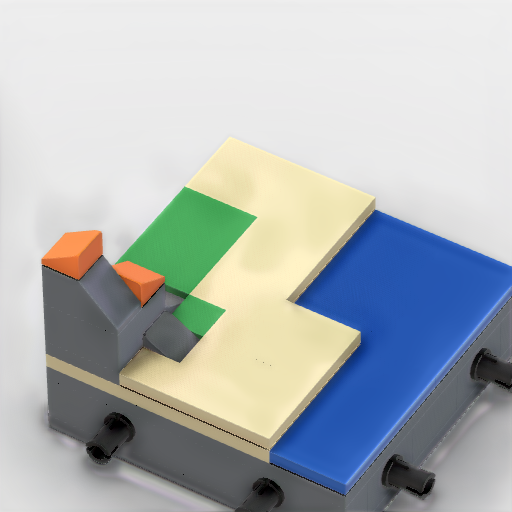
#> input picture data/neuralshade/nstest/expected.png, 512 x 512 px
$ python -i picture.py   (imports and definitions only)
#> lines starting #> are read from the running program, lines starting #| are printed output that depends on the picture; after the words box and inside, x2 and y2 are one past the last pixel; in counts of white or black regions, pixels touching at a corner belong together
#> further down, picture is the input picture: shape (512, 512, 3); mean B, G, R 183.4, 181.7, 175.5
### python/booklet_mpd/stepimage.py
"""Isolate the main model in a booklet step picture.

Pictures hold the model on a flat background, often beside a pale-yellow sub-step panel
(numbered sub-builds), red arrows and a thin black connector line. The mask keeps the
model and any floating new part, and drops the background, panel contents and arrows.
"""
from __future__ import annotations

import cv2
import numpy as np


def _background(rgb: np.ndarray) -> np.ndarray:
    # Tightly cropped dark parts/sub-builds (e.g. black cones on cream panels) can have >50% dark
    # pixels while all 4 corners are pure page/panel paper. Prefer agreeing light corners first!
    if rgb.shape[0] >= 4 and rgb.shape[1] >= 4:
        corners = rgb[[0, 0, -1, -1], [0, -1, 0, -1]].astype(float)
        best_grp = []
        for i in range(4):
            grp = [corners[j] for j in range(4) if float(np.linalg.norm(corners[j] - corners[i])) <= 24.0]
            if len(grp) > len(best_grp):
                best_grp = grp
        if len(best_grp) >= 3:
            med = np.median(best_grp, axis=0)
            if float(med.mean()) >= 150.0:
                return med
    quantised = (rgb // 8).reshape(-1, 3)
    values, counts = np.unique(quantised, axis=0, return_counts=True)
    return values[counts.argmax()].astype(float) * 8 + 4


def _components(mask: np.ndarray):
    count, labels, stats, _ = cv2.connectedComponentsWithStats(mask.astype(np.uint8), connectivity=8)
    return count, labels, stats


# [46 lines left out: functions fill_holes, _foreground, not called in this run]


def model_mask(rgb: np.ndarray, tolerance: float = 30.0, min_fraction: float = 0.0015) -> np.ndarray:
    return _foreground(rgb, tolerance, min_fraction)


# [15 lines left out: functions largest_component, model_components, not called in this run]

### python/booklet_mpd/solver/picture.py
"""Step picture evidence: foreground, arrows, and per-pixel colour classes.

Booklet renders shade each face (top lighter, sides darker) and outline parts in black, so a
pixel is compared with a palette colour up to a brightness factor (clamped), and dark outline
pixels are left unclassified unless the palette itself holds a dark colour that explains them.
"""
from __future__ import annotations

import os
import re
from dataclasses import dataclass
from functools import lru_cache
from pathlib import Path

import cv2
import numpy as np

from ..stepimage import _background, _foreground, fill_holes

LDCONFIG = Path(__file__).resolve().parents[3] / "public/ldraw/LDConfig.ldr"
_COLOUR = re.compile(r"!COLOUR\s+(\S+)\s+CODE\s+(\d+)\s+VALUE\s+#([0-9A-Fa-f]{6})")
UNKNOWN = -2
INK = 45
WORKING_PX_PER_LDU = 1.1
BACKGROUND = -1


# [9 lines left out: function ldraw_colours, not called in this run]


def colour_rgb(code: int) -> tuple[int, int, int]:
    return ldraw_colours().get(code, (128, 128, 128))


def _extract_arrows_for_mask(mask: np.ndarray, rgb: np.ndarray, p: np.ndarray, size: int, length: int) -> np.ndarray:
    """Extract thin assembly-arrow strokes + arrowheads from a single colour mask (red or green)."""
    if not mask.any():
        return np.zeros(mask.shape, dtype=np.uint8)
    blobs = cv2.morphologyEx(mask, cv2.MORPH_OPEN, cv2.getStructuringElement(cv2.MORPH_ELLIPSE, (size, size)))
    thin = mask & ~blobs
    if STRICT_ARROWS and thin.any():
        # Arrows are drawn directly on the page WITHOUT a black outline; bricks are ALWAYS enclosed
        # by a 1-2 px dark outline! Use dark-outline-blocked geodesic dilation to bridge 1-2 px
        # anti-aliasing halos around thin shafts, AND reject any stroke heavily bordered by black outlines.
        page = np.linalg.norm(p - _background(rgb), axis=-1) < 16
        dark_wall = rgb.max(-1) < 95
        dark_outline = rgb.max(-1) < 60
        k3 = np.ones((3, 3), np.uint8)
        dark_adj = cv2.dilate(dark_outline.astype(np.uint8), k3).astype(bool)
        p1 = cv2.dilate(page.astype(np.uint8), k3).astype(bool) & ~dark_wall
        p2 = cv2.dilate(p1.astype(np.uint8), k3).astype(bool) & ~dark_wall
        on_page = cv2.dilate(p2.astype(np.uint8), k3).astype(bool) & ~dark_wall
        thin_conn = cv2.morphologyEx(thin, cv2.MORPH_CLOSE, k3)
        count, labels, stats, _ = cv2.connectedComponentsWithStats(thin_conn, connectivity=8)
        keep = np.zeros(count, bool)
        for i in range(1, count):
            if max(stats[i][2], stats[i][3]) >= length:
                comp = labels == i
                if on_page[comp].mean() >= 0.25 and dark_adj[comp].mean() < 0.45:
                    keep[i] = True
        thin = (keep[labels] & (thin_conn > 0)).astype(np.uint8)
        # Every arrow ends in a head, too thick for the opening to remove: a blob touching a kept stroke
        # that is small next to it is that head (a brick the tip points at is much bigger)
        if thin.any():
            touch = cv2.dilate(thin, np.ones((5, 5), np.uint8)).astype(bool)
            area = {i: stats[i][4] for i in range(1, count) if keep[i]}
            bcount, blabels, bstats, _ = cv2.connectedComponentsWithStats(blobs, connectivity=8)
            for j in np.unique(blabels[touch & (blabels > 0)]):
                strokes = np.unique(labels[cv2.dilate((blabels == j).astype(np.uint8), np.ones((5, 5), np.uint8)).astype(bool) & keep[labels]])
                if bstats[j][4] <= 1.2 * sum(area.get(k, 0) for k in strokes if k):
                    thin |= (blabels == j).astype(np.uint8)
    return thin


def arrow_mask(rgb: np.ndarray) -> np.ndarray:
    """Thin red and green strokes (LEGO assembly arrows): colour mask minus its morphological opening,
    then only strokes that are long and touch the page background (bridging anti-aliasing halos).
    Detects both standard LEGO red arrows and green arrows while rejecting brick faces and rims."""
    h, w = rgb.shape[:2]
#> h = 512; w = 512
    p = rgb.astype(float)
    r, g, b = p[..., 0], p[..., 1], p[..., 2]
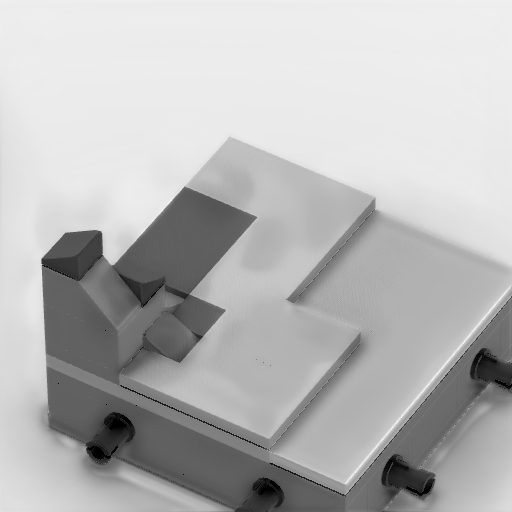
#> r: shape (512, 512) float64; min 0, max 247, mean 183.4
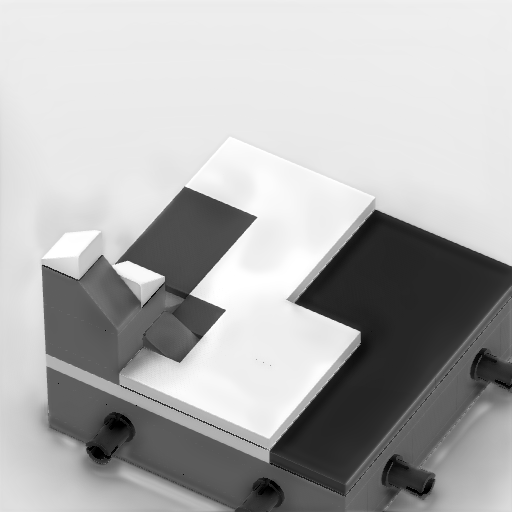
#> b: shape (512, 512) float64; min 0, max 255, mean 175.5
    red = ((r > 145) & (g < 95) & (b < 110) & (r - g > 80)).astype(np.uint8)
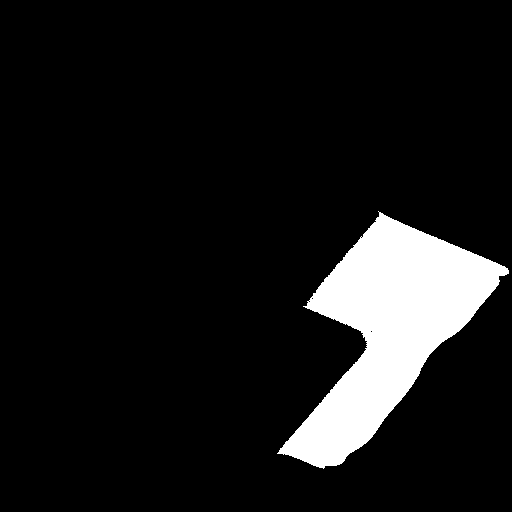
#> red: shape (512, 512); values 0 (black) and 1 (white), 9.5% white; 1 white region, box (x1, y1, x2, y2) and area: (277, 211, 509, 469) 24950
    # LEGO also draws vivid medium-green assembly arrows (~RGB 50, 163, 86) on many booklets
    green = ((g > 125) & (r < 95) & (b < 120) & (g - r > 65) & (g - b > 35)).astype(np.uint8)
#> green: shape (512, 512); values 0 (black) and 1 (white), 2.1% white; 71 white regions (69 under 20 px), largest, box (x1, y1, x2, y2) and area: (119, 190, 243, 294) 4582, (178, 295, 213, 336) 859
    # Fixed 5-px ellipse removes brick faces/plates (which are >=5 px thick) while preserving thin arrow shafts
    size = 5
    length = max(7, int(0.05 * min(h, w)))
#> length = 25
    thin = _extract_arrows_for_mask(red, rgb, p, size, length) | _extract_arrows_for_mask(green, rgb, p, size, length)
#> in _extract_arrows_for_mask, `blobs = cv2.morphologyEx(mask, cv2.MORPH_OPEN, cv2.getStructuringEleme..`: blobs: shape (512, 512); values 0 (black) and 1 (white), 9.5% white; 1 white region, box (x1, y1, x2, y2) and area: (279, 213, 509, 468) 24902
#> in _extract_arrows_for_mask, `thin = mask & ~blobs`: thin: shape (512, 512); values 0 (black) and 1 (white), 0.02% white in thin lines or dots, all inside (x1, y1, x2, y2) = (277, 211, 505, 469)
#> in _background, `corners = rgb[[0, 0, -1, -1], [0, -1, 0, -1]].astype(float)`: corners = [[239, 239, 240], [240, 241, 240], [225, 225, 225], [217, 217, 217]]
#> the loop in _background, `for i in range(4):` made 4 passes
#> best_grp on pass 1: [[239, 239, 240], [240, 241, 240]]
#> grp on passes 2 to 4: [[239, 239, 240], [240, 241, 240]], [[225, 225, 225], [217, 217, 217]], [[225, 225, 225], [217, 217, 217]]
#> in _background, `values, counts = np.unique(quantised, axis=0, return_counts=True)`: values = 1123 rows, first 8: [0, 0, 0], [0, 0, 1], [0, 0, 2], [0, 1, 0], [0, 1, 1], [0, 1, 2], [0, 1, 3], [1, 0, 0]; counts = 1123 values, max 87136 at index 1115, min 1 at index 2, mean 233.4
#> in _extract_arrows_for_mask, `page = np.linalg.norm(p - _background(rgb), axis=-1) < 16`: page: shape (512, 512) bool; 37.2% white; 5 white regions (3 under 20 px), largest, box (x1, y1, x2, y2) and area: (0, 0, 512, 262) 97033, (23, 270, 42, 322) 533
#> in _extract_arrows_for_mask, `dark_wall = rgb.max(-1) < 95`: dark_wall: shape (512, 512) bool; 6.5% white; 67 white regions (55 under 20 px), largest, box (x1, y1, x2, y2) and area: (50, 395, 366, 512) 10722, (379, 454, 435, 511) 1703, (469, 348, 512, 401) 1438
#> in _extract_arrows_for_mask, `dark_outline = rgb.max(-1) < 60`: dark_outline: shape (512, 512) bool; 1.9% white; 79 white regions (70 under 20 px), largest, box (x1, y1, x2, y2) and area: (86, 412, 136, 464) 1386, (382, 454, 435, 496) 1131, (470, 348, 512, 389) 990
#> in _extract_arrows_for_mask, `dark_adj = cv2.dilate(dark_outline.astype(np.uint8), k3).astype(bool)`: dark_adj: shape (512, 512) bool; 2.7% white; 38 white regions (25 under 20 px), largest, box (x1, y1, x2, y2) and area: (85, 411, 137, 465) 1646, (381, 453, 436, 498) 1473, (469, 347, 512, 390) 1194
#> in _extract_arrows_for_mask, `p1 = cv2.dilate(page.astype(np.uint8), k3).astype(bool) & ~dark_wall`: p1: shape (512, 512) bool; 37.7% white; 3 white regions, box (x1, y1, x2, y2) and area: (0, 0, 512, 268) 98208, (22, 269, 43, 323) 687, (141, 227, 147, 234) 29
#> in _extract_arrows_for_mask, `p2 = cv2.dilate(p1.astype(np.uint8), k3).astype(bool) & ~dark_wall`: p2: shape (512, 512) bool; 38.2% white; 1 white region, box (x1, y1, x2, y2) and area: (0, 0, 512, 324) 100167
#> in _extract_arrows_for_mask, `on_page = cv2.dilate(p2.astype(np.uint8), k3).astype(bool) & ~dark_wall`:
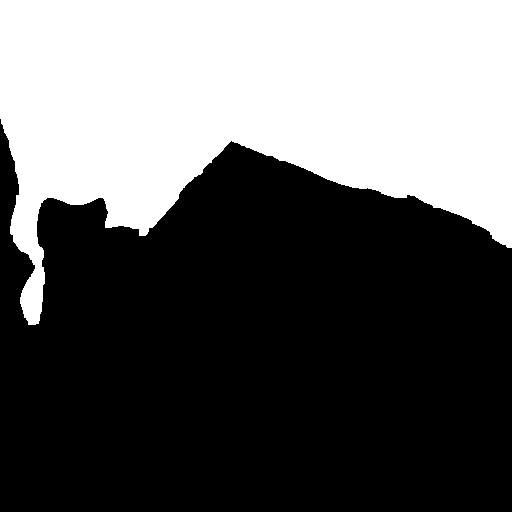
#> on_page: shape (512, 512) bool; 38.7% white; 1 white region, box (x1, y1, x2, y2) and area: (0, 0, 512, 325) 101362
#> in _extract_arrows_for_mask, `count, labels, stats, _ = cv2.connectedComponentsWithStats(thin_conn, ..`: labels: shape (512, 512) int32; 20 distinct labels, from 0 to 19
#> in _extract_arrows_for_mask, `count, labels, stats, _ = cv2.connectedComponentsWithStats(thin_conn, ..`: count = 20; stats = 20 rows, first 6: [0, 0, 512, 512, 262093], [378, 211, 5, 3, 7], [375, 220, 1, 1, 1], [360, 236, 2, 2, 2], [436, 237, 1, 1, 1], [353, 245, 1, 1, 1]
#> in _extract_arrows_for_mask, `thin = (keep[labels] & (thin_conn > 0)).astype(np.uint8)`: thin: shape (512, 512); every value is 0
#> call 2 of _extract_arrows_for_mask, with size = 5, length = 25
#> in _extract_arrows_for_mask (call 2), `blobs = cv2.morphologyEx(mask, cv2.MORPH_OPEN, cv2.getStructuringEleme..`: blobs: shape (512, 512); values 0 (black) and 1 (white), 1.4% white; 3 white regions, box (x1, y1, x2, y2) and area: (123, 238, 207, 293) 1562, (178, 190, 241, 231) 1483, (179, 295, 207, 335) 738
#> in _extract_arrows_for_mask (call 2), `thin = mask & ~blobs`:
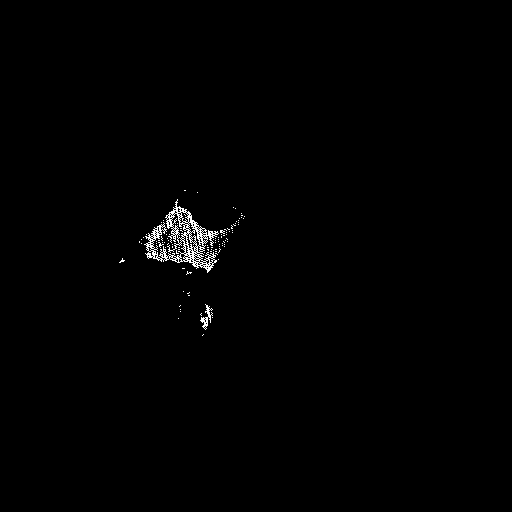
#> thin: shape (512, 512); values 0 (black) and 1 (white), 0.68% white in thin lines or dots, all inside (x1, y1, x2, y2) = (119, 190, 245, 336)
#> the loop in _background (call 2), `for i in range(4):` made 4 passes
#> in _extract_arrows_for_mask (call 2), `thin_conn = cv2.morphologyEx(thin, cv2.MORPH_CLOSE, k3)`:
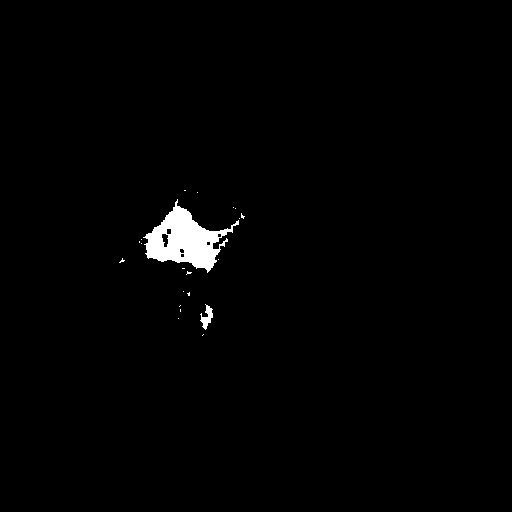
#> thin_conn: shape (512, 512); values 0 (black) and 1 (white), 1.2% white; 21 white regions (19 under 20 px), largest, box (x1, y1, x2, y2) and area: (143, 199, 239, 273) 3035, (200, 304, 213, 330) 160
#> in _extract_arrows_for_mask (call 2), `count, labels, stats, _ = cv2.connectedComponentsWithStats(thin_conn, ..`: labels: shape (512, 512) int32; 22 distinct labels, from 0 to 21
#> in _extract_arrows_for_mask (call 2), `count, labels, stats, _ = cv2.connectedComponentsWithStats(thin_conn, ..`: count = 22; stats = 22 rows, first 6: [0, 0, 512, 512, 258883], [184, 190, 2, 1, 2], [197, 192, 1, 1, 1], [143, 199, 96, 74, 3035], [233, 207, 1, 1, 1], [235, 208, 1, 1, 1]
#> the loop in _extract_arrows_for_mask (call 2), `for i in range(1, count):` made 21 passes
#> pass 3, in _extract_arrows_for_mask (call 2), `comp = labels == i`:
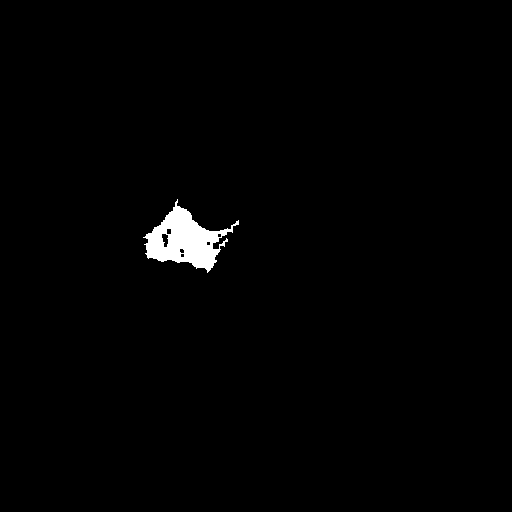
#> comp: shape (512, 512) bool; 1.2% white; 1 white region, box (x1, y1, x2, y2) and area: (143, 199, 239, 273) 3035
    return cv2.dilate(thin, np.ones((3, 3), np.uint8)).astype(bool)


# [7 lines left out: function colour_distance, not called in this run]


# BOOKLET_SOLVER_ENCLOSED=0 turns off the enclosed-face recovery below (A/B switch)
ENCLOSED = os.environ.get("BOOKLET_SOLVER_ENCLOSED", "1") != "0"
STRICT_ARROWS = os.environ.get("BOOKLET_SOLVER_ARROWS", "1") != "0"


# [11 lines left out: function enclosed_faces, not called in this run]


@dataclass
class Picture:
    rgb: np.ndarray
    pts_per_px: float | None
    background: np.ndarray        # rgb
    foreground: np.ndarray        # bool
    arrows: np.ndarray            # bool

    factor: float = 1.0           # working pixels per source pixel

    # [60 lines left out: functions from_rgb, arrow_axes, classes, not called in this run]

>>> import cv2
>>> picture = cv2.imread('../../../data/neuralshade/nstest/expected.png')
>>> result = arrow_mask(picture)
